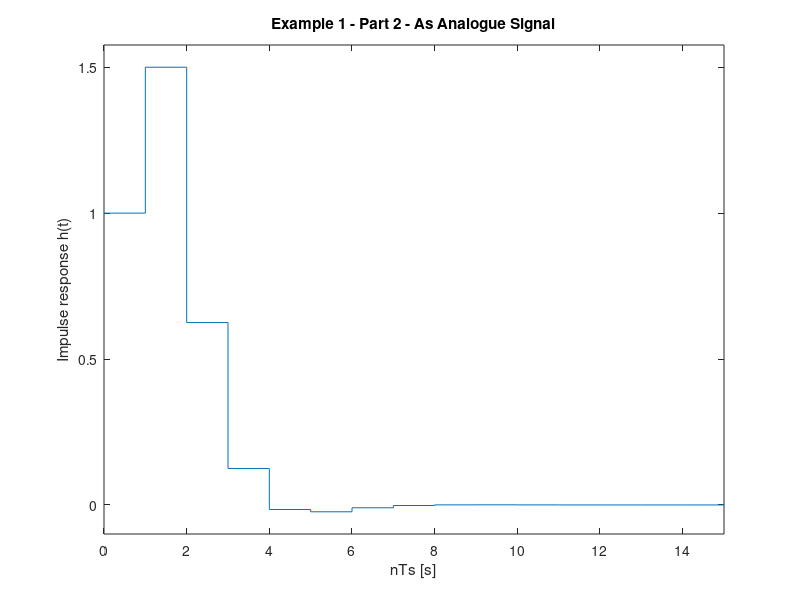

MATLAB code for this plot:
%% Example 1 Part 2 from Session on DT Models
%
% Impulse response of a transfer function
%
% Prepared for EG-247 Signals and Systems
% by Dr Chris P. Jobling
%
%% Problem
%
% The difference equation describing the input-output relationship of a DT system with zero initial conditions, is:
%
% $$y[n] - 0.5 y[n-1] + 0.125 y[n-2] = x[n] + x[n -1]$$
% 
% Part 2 Compute: The DT impulse response $h[n]$
%% Solution
% Numerator
Nz = [0 1 1] % $z + 1$
%%
% Denominator
Dz = [1 -0.5 0.125] % $z^2 - 0.5 z - 0.125$
%% Poles and residues
[r,p,k] = residue(Nz,Dz)
%% Response
Hz = tf([1 1 0],Dz,1)
hn = impulse(Hz, 15)
stem([0:15], hn)
grid
title('Example 1 - Part 2')
xlabel('n')
ylabel('Impulse response h[n]')
%% Response as stepwise continuous y(t)
impulse(Hz,15)
grid
title('Example 1 - Part 2 - As Analogue Signal')
xlabel('nTs [s]')
ylabel('Impulse response h(t)')
